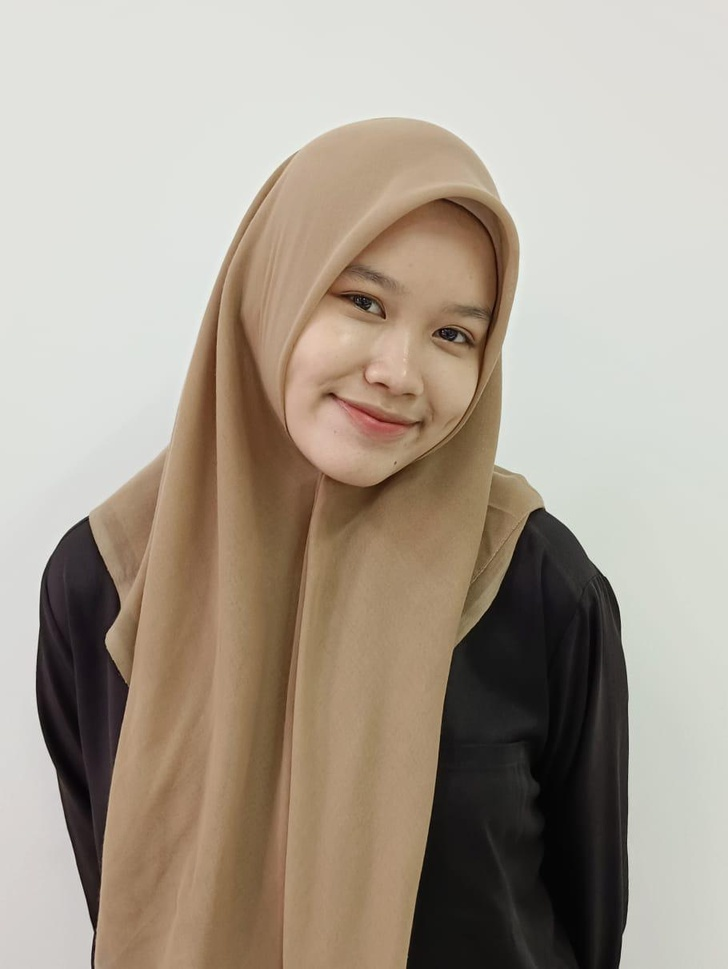
#> input picture Cynthia Maharani_UAS/Media.jpg, 728 x 969 px, shrunk from 910 x 1212 before the run
$ jupyter execute 'Deteksi Garis Tepi.ipynb'   (shell and % lines are left out)
#> lines starting #> are read from the running program, lines starting #| are printed output that depends on the picture; after the words box and inside, x2 and y2 are one past the last pixel; in counts of white or black regions, pixels touching at a corner belong together
[cell 1]
import cv2
import numpy as np
import matplotlib.pyplot as plt
import skimage

[cell 2]
image = cv2.imread('Media.jpg')
#> image is the input picture: shape (969, 728, 3); mean B, G, R 145.1, 158.7, 169.5

cv2.imshow("cyn", image)
cv2.waitKey(0)
cv2.destroyAllWindows()

[cell 3]
gray = cv2.cvtColor(image, cv2.COLOR_BGR2GRAY)
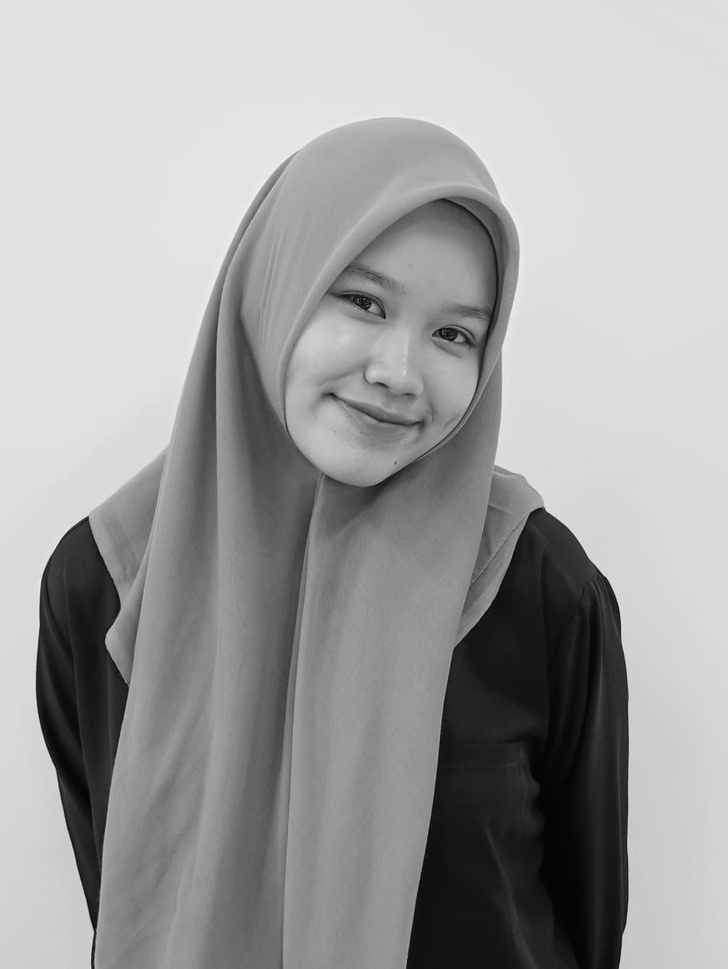
#> gray: shape (969, 728); min 1, max 245, mean 160.4
edges = cv2.Canny(image, 130, 90)
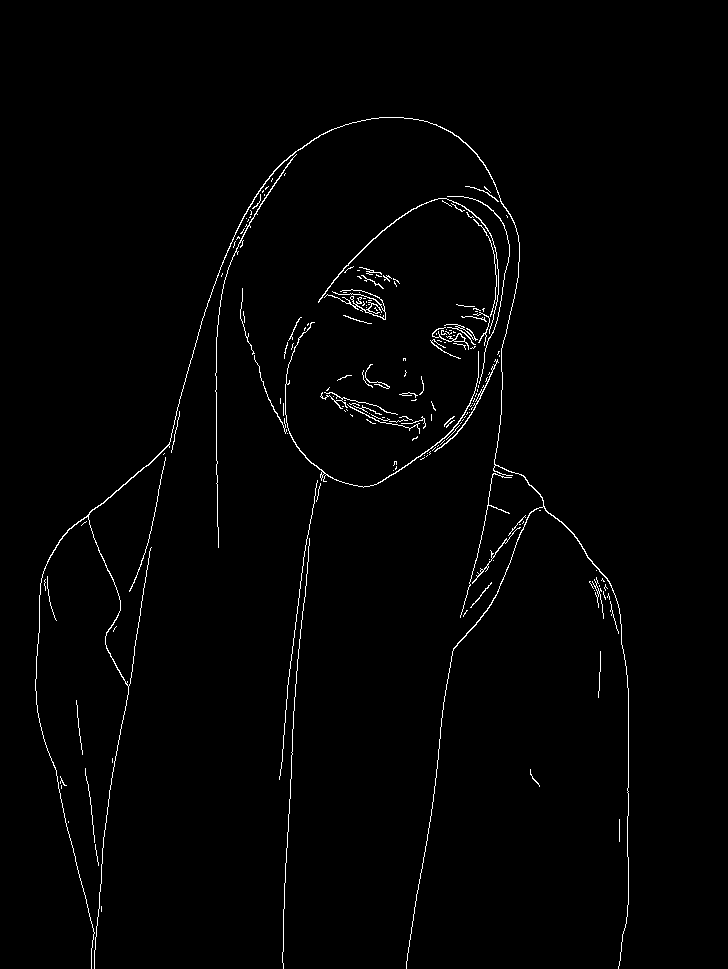
#> edges: shape (969, 728); 1.3% white in thin lines or dots, all inside (x1, y1, x2, y2) = (35, 117, 629, 969)

[cell 4]
cv2.imshow("Foto cyn", edges)
cv2.waitKey(0)
cv2.destroyAllWindows()

[cell 5]
fig, axs = plt.subplots(1,2, figsize =(10,10))
ax = axs.ravel()

ax[0].imshow(gray, cmap = "gray")
ax[0].set_title("Original Image")

ax[1].imshow(edges, cmap = "gray")
ax[1].set_title("Canny Edge Detection")
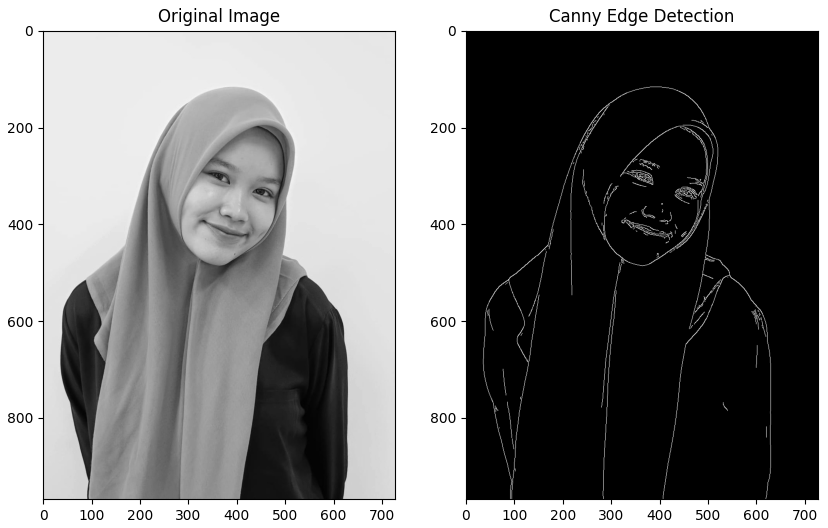
#> figure drawn by matplotlib, 2 panels

[cell 6]
lines = cv2.HoughLinesP(edges, 1, np.pi/255, 0, maxLineGap = 2)
image_line = image.copy()

[cell 7]
for line in lines:
    x1, y1, x2, y2 = line[0]
    cv2.line(image_line, (x1, y1), (x2, y2), (0, 255, 0), 1)
#> this loop made 3607 passes
#> (x1, y1, x2, y2) on passes 1 to 3: (241, 233, 241, 232), (438, 759, 438, 749), (478, 157, 478, 156)
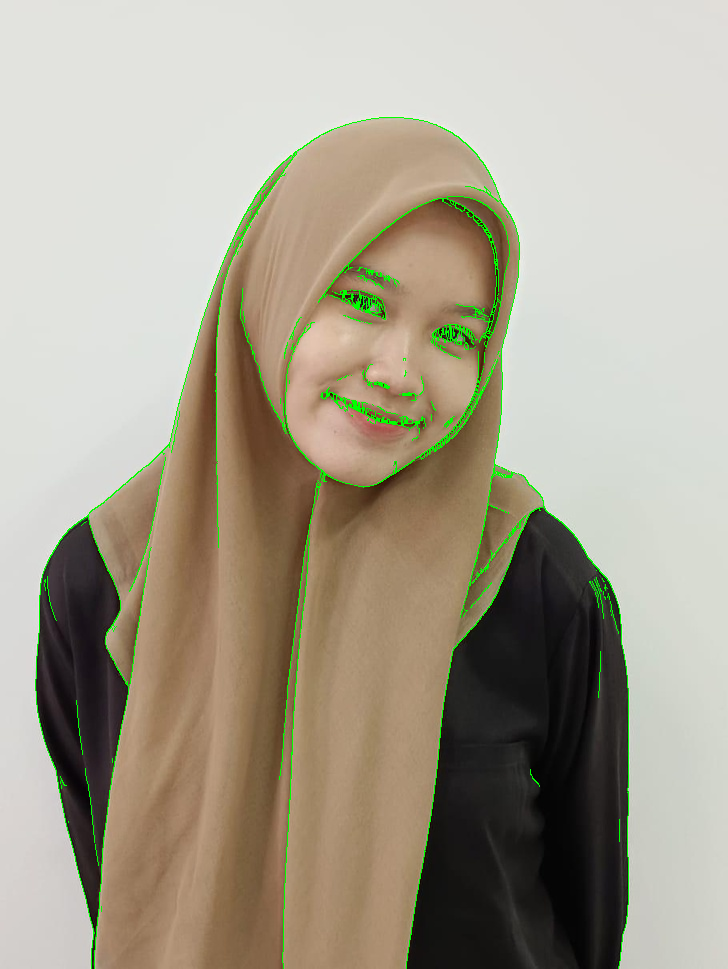
#> image_line: shape (969, 728, 3); 1.43% of pixels changed, all inside (x1, y1, x2, y2) = (35, 117, 629, 969)

[cell 8]
fig, axs = plt.subplots(1, 3, figsize=(15, 5))
ax = axs.ravel()

ax[0].imshow(gray, cmap="gray")
ax[0].set_title("Original Image")

ax[1].imshow(edges, cmap="gray")
ax[1].set_title("Canny Edges Image")

ax[2].imshow(image_line, cmap="gray")
ax[2].set_title("Contours Image")

plt.show()
#> figure, not shown here; B, G, R data is drawn as R, G, B

[cell 9]
edges

[cell 10]
lines

[cell 11]
lines.shape
#> Out = (3607, 1, 4)
